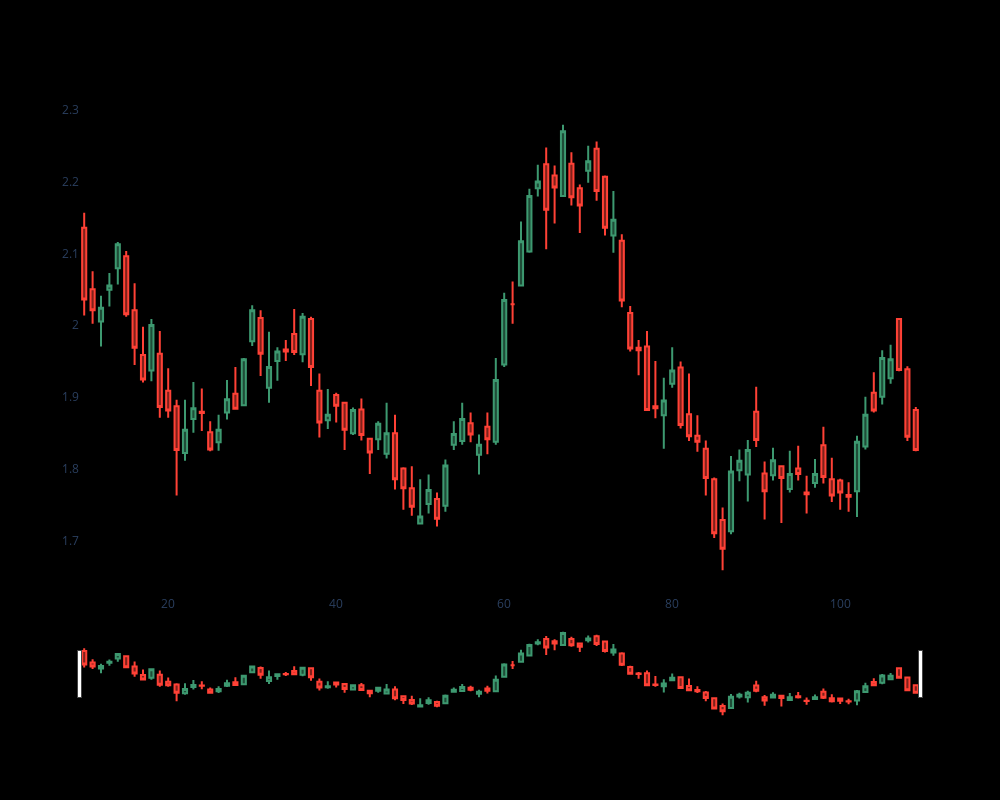

Notebook code cell kept with this figure:
### Code cell
def pointpos(x, xsignal):
    if x[xsignal]==1:
        return x['High']+1e-4
    elif x[xsignal]==2:
        return x['Low']-1e-4
    else:
        return np.nan

def plot_with_signal(dfpl):

    fig = go.Figure(data=[go.Candlestick(x=dfpl.index,
                    open=dfpl['Open'],
                    high=dfpl['High'],
                    low=dfpl['Low'],
                    close=dfpl['Close'])])

    fig.update_layout(
        autosize=False,
        width=1000,
        height=800, 
        paper_bgcolor='black',
        plot_bgcolor='black')
    fig.update_xaxes(gridcolor='black')
    fig.update_yaxes(gridcolor='black')
    fig.add_scatter(x=dfpl.index, y=dfpl['pointpos'], mode="markers",
                    marker=dict(size=8, color="MediumPurple"),
                    name="Signal")
    fig.show()

data['pointpos'] = data.apply(lambda row: pointpos(row,"rejection"), axis=1)
plot_with_signal(data[10:110])
